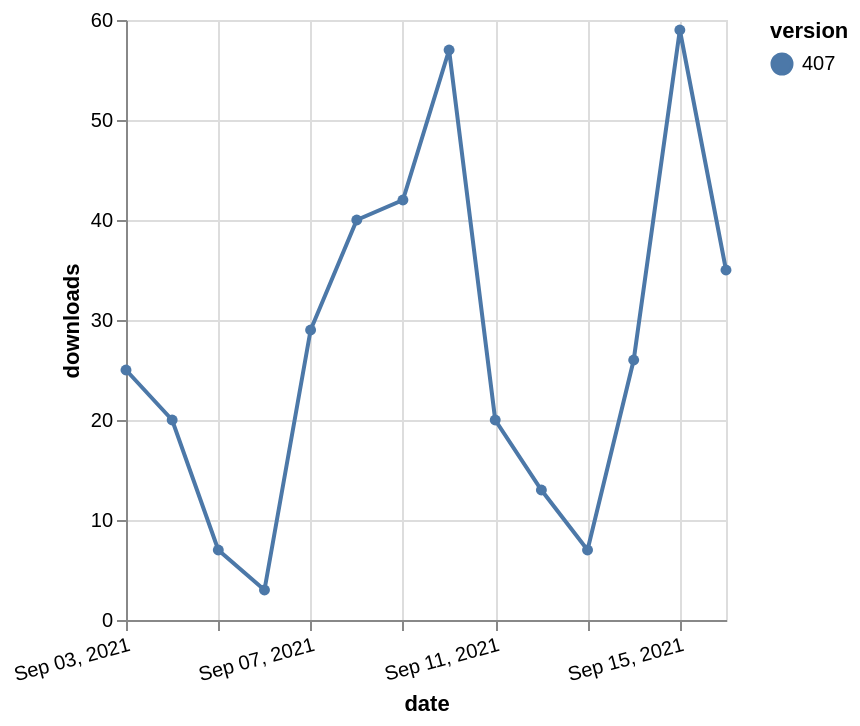

The specification (Vega-Lite) saved for this image:
### Vega-Lite specification from a JSON file in a GitHub repository (floating-point values rounded to 4 significant figures)
{"$schema": "https://vega.github.io/schema/vega-lite/v5.json", "description": "A simple bar chart with embedded data.", "data": {"values": [{"date": "2021-09-03", "total": 2429, "delta": 25, "version": "407"}, {"date": "2021-09-04", "total": 2449, "delta": 20, "version": "407"}, {"date": "2021-09-05", "total": 2456, "delta": 7, "version": "407"}, {"date": "2021-09-06", "total": 2459, "delta": 3, "version": "407"}, {"date": "2021-09-07", "total": 2488, "delta": 29, "version": "407"}, {"date": "2021-09-08", "total": 2528, "delta": 40, "version": "407"}, {"date": "2021-09-09", "total": 2570, "delta": 42, "version": "407"}, {"date": "2021-09-10", "total": 2627, "delta": 57, "version": "407"}, {"date": "2021-09-11", "total": 2647, "delta": 20, "version": "407"}, {"date": "2021-09-12", "total": 2660, "delta": 13, "version": "407"}, {"date": "2021-09-13", "total": 2667, "delta": 7, "version": "407"}, {"date": "2021-09-14", "total": 2693, "delta": 26, "version": "407"}, {"date": "2021-09-15", "total": 2752, "delta": 59, "version": "407"}, {"date": "2021-09-16", "total": 2787, "delta": 35, "version": "407"}]}, "width": "container", "mark": {"type": "line", "point": {"filled": true}}, "encoding": {"x": {"field": "date", "type": "temporal", "timeUnit": "yearmonthdate", "title": "date", "axis": {"labelAngle": -15}}, "y": {"field": "delta", "type": "quantitative", "title": "downloads"}, "color": {"field": "version", "type": "nominal"}, "tooltip": {"field": "delta"}}}
